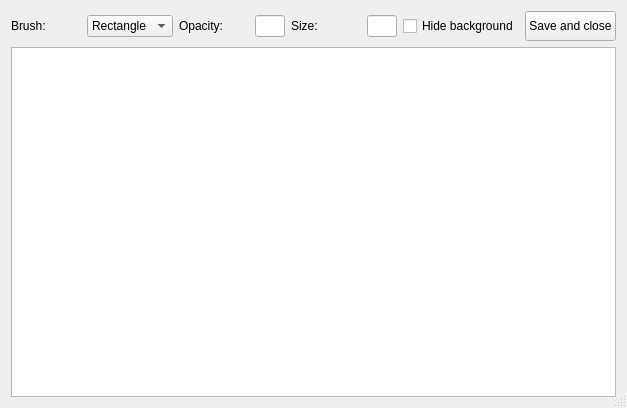
<?xml version="1.0" encoding="UTF-8"?>
<ui version="4.0">
 <class>maskForm</class>
 <widget class="QDialog" name="maskForm">
  <property name="geometry">
   <rect>
    <x>0</x>
    <y>0</y>
    <width>627</width>
    <height>408</height>
   </rect>
  </property>
  <property name="windowTitle">
   <string>Annotation mask editor</string>
  </property>
  <property name="windowIcon">
   <iconset resource="../icons.qrc">
    <normaloff>:/icons/icons/app_icon.png</normaloff>:/icons/icons/app_icon.png</iconset>
  </property>
  <property name="sizeGripEnabled">
   <bool>true</bool>
  </property>
  <layout class="QVBoxLayout" name="verticalLayout">
   <item>
    <layout class="QHBoxLayout" name="toolbarLayout">
     <item>
      <widget class="QLabel" name="brushTypeLbl">
       <property name="text">
        <string>Brush:</string>
       </property>
      </widget>
     </item>
     <item>
      <widget class="QComboBox" name="brushTypeCombo">
       <property name="sizePolicy">
        <sizepolicy hsizetype="Minimum" vsizetype="Fixed">
         <horstretch>0</horstretch>
         <verstretch>0</verstretch>
        </sizepolicy>
       </property>
       <property name="toolTip">
        <string>Pick a brush type</string>
       </property>
       <item>
        <property name="text">
         <string>Rectangle</string>
        </property>
        <property name="icon">
         <iconset resource="../icons.qrc">
          <normaloff>:/icons/icons/rectangle.png</normaloff>:/icons/icons/rectangle.png</iconset>
        </property>
       </item>
       <item>
        <property name="text">
         <string>Circle</string>
        </property>
        <property name="icon">
         <iconset resource="../icons.qrc">
          <normaloff>:/icons/icons/circle.png</normaloff>:/icons/icons/circle.png</iconset>
        </property>
       </item>
      </widget>
     </item>
     <item>
      <widget class="QLabel" name="opacityLbl">
       <property name="text">
        <string>Opacity:</string>
       </property>
      </widget>
     </item>
     <item>
      <widget class="QLineEdit" name="opacityEdit">
       <property name="sizePolicy">
        <sizepolicy hsizetype="Preferred" vsizetype="Fixed">
         <horstretch>0</horstretch>
         <verstretch>0</verstretch>
        </sizepolicy>
       </property>
       <property name="maximumSize">
        <size>
         <width>30</width>
         <height>16777215</height>
        </size>
       </property>
      </widget>
     </item>
     <item>
      <widget class="QLabel" name="sizeLbl">
       <property name="text">
        <string>Size:</string>
       </property>
      </widget>
     </item>
     <item>
      <widget class="QLineEdit" name="sizeEdit">
       <property name="sizePolicy">
        <sizepolicy hsizetype="Preferred" vsizetype="Fixed">
         <horstretch>0</horstretch>
         <verstretch>0</verstretch>
        </sizepolicy>
       </property>
       <property name="maximumSize">
        <size>
         <width>30</width>
         <height>16777215</height>
        </size>
       </property>
      </widget>
     </item>
     <item>
      <widget class="QCheckBox" name="hideBgrCheck">
       <property name="sizePolicy">
        <sizepolicy hsizetype="Minimum" vsizetype="Fixed">
         <horstretch>0</horstretch>
         <verstretch>0</verstretch>
        </sizepolicy>
       </property>
       <property name="toolTip">
        <string>Hides background image [Ctrl+H]</string>
       </property>
       <property name="text">
        <string>Hide background</string>
       </property>
       <property name="shortcut">
        <string>Ctrl+H</string>
       </property>
      </widget>
     </item>
     <item>
      <widget class="QPushButton" name="saveBtn">
       <property name="sizePolicy">
        <sizepolicy hsizetype="Preferred" vsizetype="Fixed">
         <horstretch>0</horstretch>
         <verstretch>0</verstretch>
        </sizepolicy>
       </property>
       <property name="minimumSize">
        <size>
         <width>0</width>
         <height>30</height>
        </size>
       </property>
       <property name="toolTip">
        <string>Save mask [Ctrl+S]</string>
       </property>
       <property name="text">
        <string>Save and close</string>
       </property>
       <property name="icon">
        <iconset resource="../icons.qrc">
         <normaloff>:/icons/icons/save_mask.png</normaloff>:/icons/icons/save_mask.png</iconset>
       </property>
       <property name="iconSize">
        <size>
         <width>20</width>
         <height>20</height>
        </size>
       </property>
       <property name="shortcut">
        <string>Ctrl+S</string>
       </property>
       <property name="autoDefault">
        <bool>false</bool>
       </property>
      </widget>
     </item>
    </layout>
   </item>
   <item>
    <widget class="QGraphicsView" name="graphicsView"/>
   </item>
  </layout>
 </widget>
 <resources>
  <include location="../icons.qrc"/>
 </resources>
 <connections/>
</ui>
